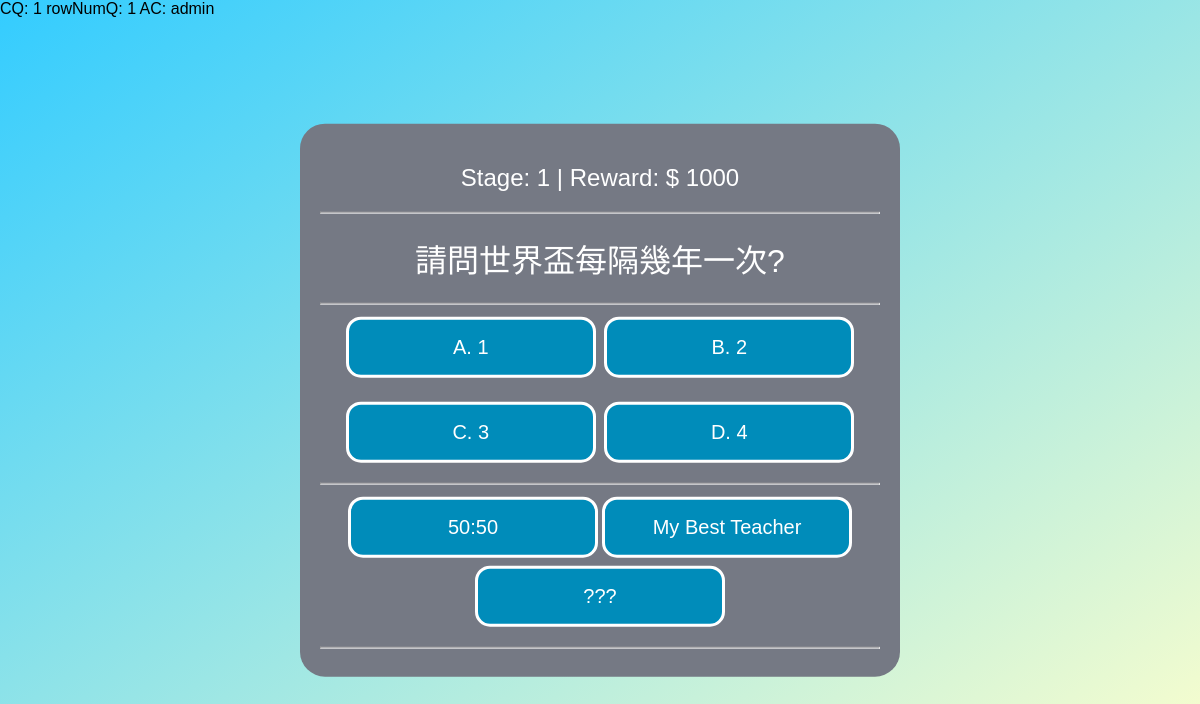
The page /room.php?ac=admin&S=0 on the database its author committed.
### tables this page shows
CREATE TABLE `room` (
  `account` varchar(20) NOT NULL,
  `questionNo` char(2) NOT NULL,
  `skillA` tinyint(1) DEFAULT '1',
  `skillB` tinyint(1) DEFAULT '1',
  `skillC` tinyint(1) DEFAULT '1'
);

CREATE TABLE `question` (
  `questionNo` char(2) NOT NULL,
  `question` varchar(100) NOT NULL,
  `answer` char(1) NOT NULL,
  `choiceA` varchar(40) DEFAULT NULL,
  `choiceB` varchar(40) DEFAULT NULL,
  `choiceC` varchar(40) DEFAULT NULL,
  `choiceD` varchar(40) DEFAULT NULL,
  `bonus` int(10) DEFAULT NULL
);

### room.php (the view, shortened to what this page needs)
<?php
  $ac = htmlspecialchars($_GET["ac"]);
  $servername = "localhost";
  $username = "root";
  $password = "";
  $db = "project";
  $conn = mysqli_connect($servername, $username, $password) or die("Connection failed");
  mysqli_select_db($conn, $db) or die("Could not select database");
  mysqli_query($conn,"SET CHARACTER SET UTF8");
  $sql1 = "SELECT * FROM user where account = '" . $ac . "' ";
  $result1 = mysqli_query($conn, $sql1);
  $row1 = mysqli_fetch_array($result1);
  $sqlR = "SELECT * FROM room WHERE account = '".$ac."'";
  $resultR = mysqli_query($conn, $sqlR);
  $rowR = mysqli_fetch_array($resultR);
  $rowNumR = mysqli_num_rows($resultR);
  if ($rowNumR == 1) {
    $CQ = $rowR["questionNo"];
	$SA = $rowR["skillA"];
	$SB = $rowR["skillB"];
	$SC = $rowR["skillC"];
  }
  $sqlQ = "SELECT * FROM question WHERE questionNo = '".$CQ."'";
  $resultQ = mysqli_query($conn, $sqlQ);
  $rowQ = mysqli_fetch_array($resultQ);
  $rowNumQ = mysqli_num_rows($resultQ);
  if ($rowNumQ == 1) {
	$noQuestion = 0;
	$question = $rowQ["question"];
	$bonus = $rowQ["bonus"];
  }
  echo "CQ: ".$CQ."    rowNumQ: ".$rowNumQ;
?>
</<!DOCTYPE html>
<html>
  <head>
    <link rel="stylesheet" href="style.css">
    <link rel="stylesheet" href="https://use.fontawesome.com/releases/v5.8.1/css/all.css">
  </head>
  <body>
    <?php echo "AC: " . $ac; ?>
	<?php if($noQuestion == 1) { ?>
	  <div align="center" class="box">
	  <h2>Stage: 10 |
      Reward: <?php echo $row1['totalReward'] ?></h2>
      <hr>
      <h1>You are Chan Kai Tai Now!!!</h1>
	  <h1>ATV Love You</h1>
	  <div class="crop">
		<img alt="I am ATV" src="https://upload.wikimedia.org/wikipedia/zh/0/0b/ATV_2016_2d.png">
	  </div>
	  <h2>More question after update</h2>
      <hr></hr>
      <button class="button button1" onclick="location.href = 'main.php?ac=<?php echo $ac ?>'"><i class="fas fa-backspace"></i> Back</button>
	  </div>
	<?php }else{ ?>
	  <div align="center" class="box">
	  <h2>Stage: <?php echo $CQ ?> |
      Reward: $ <?php echo $bonus ?></h2>
      <hr>
      <h1> <?php echo $question ?> </h1>
      <hr></hr>
      <form method="POST">
        <button class="button button1" name="A">A.
        <?php
          echo $rowQ["choiceA"];
        ?>
        </button>
        <button class="button button1" name="B">B.
          <?php
            echo $rowQ["choiceB"];
          ?>
        </button>
        <p>
        <button class="button button1" name="C">C.
          <?php
            echo $rowQ["choiceC"];
          ?>
        </button>
        <button class="button button1" name="D">D.
          <?php
            echo $rowQ["choiceD"];
          ?>
        </button>
    </form>
      <hr></hr>
	  <form method="POST">
	  <?php
		if ($SA == 1) {
			echo '<button class="button button1" name="SA">50:50</button>';
		} else {
			echo '<button class="button button1" style="text-decoration: line-through;">50:50</button>';
		}
		if ($SB == 1) {
			echo '<button class="button button1" name="SB">My Best Teacher</button>';
		} else {
			echo '<button class="button button1" style="text-decoration: line-through;">My Best Teacher</button>';
		}
		if ($SC == 1) {
			echo '<button class="button button1" name="SC">???</button>';
		} else {
			echo '<button class="button button1" style="text-decoration: line-through;">???</button>';
		}
	  ?>
	  </form>
	  <hr/>
    </div>
	<?php } ?>
  </body>
</html>

### style.css (style rules this page uses)
body { margin: 0; padding: 0; font-family: Lucide Sans Unicode, sans-serif; background: linear-gradient(to bottom right, #33ccff 0%, #ffffcc 100%); }
.box { width:fit-content; height: fit-content; padding:20px; border-radius: 25px; position: absolute; top: 50%; left: 50%; transform: translate(-50%, -50%); background: #757984; text-align: center; }
.box h1 { color: white; text-transform: uppercase; font-weight: 500; }
.box h2 { color: white; font-weight: 500; }
.button1 { width: 250px; background-color: #008CBA; color: white; border-radius: 15px; }
.button { background-color: #008CBA; border: solid; color: white; text-align: center; text-decoration: none; display: inline; font-size: 20px; margin: 4px 2px; -webkit-transition-duration: 0.4s; transition-duration: 0.4s; cursor: pointer; padding: 16px; }
::placeholder { color:white; }

### rows shown on the page
room: questionNo "1"
question: bonus "1000", question "請問世界盃每隔幾年一次?", choiceA "1", choiceB "2", choiceC "3", choiceD "4"

### other values the page prints
$rowNumQ "1"
$ac "admin"
